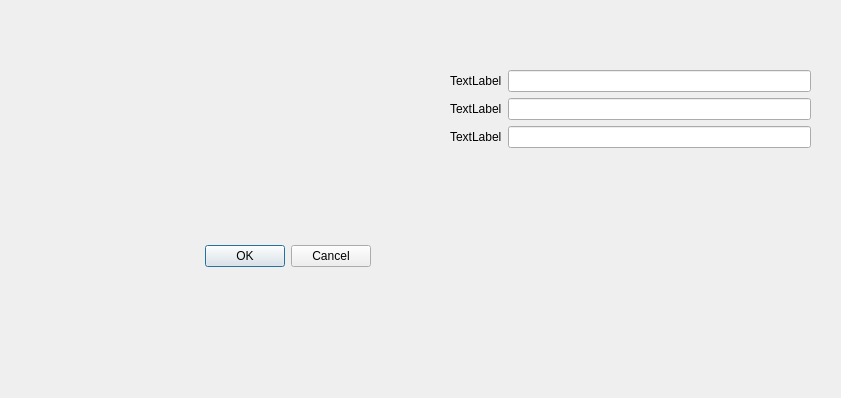
<?xml version="1.0" encoding="UTF-8"?>
<ui version="4.0">
 <class>Argontests</class>
 <widget class="QDialog" name="Argontests">
  <property name="geometry">
   <rect>
    <x>0</x>
    <y>0</y>
    <width>841</width>
    <height>398</height>
   </rect>
  </property>
  <property name="windowTitle">
   <string>Dialog</string>
  </property>
  <widget class="QDialogButtonBox" name="buttonBox">
   <property name="geometry">
    <rect>
     <x>30</x>
     <y>240</y>
     <width>341</width>
     <height>32</height>
    </rect>
   </property>
   <property name="orientation">
    <enum>Qt::Horizontal</enum>
   </property>
   <property name="standardButtons">
    <set>QDialogButtonBox::Cancel|QDialogButtonBox::Ok</set>
   </property>
  </widget>
  <widget class="QWidget" name="formLayoutWidget">
   <property name="geometry">
    <rect>
     <x>450</x>
     <y>70</y>
     <width>361</width>
     <height>231</height>
    </rect>
   </property>
   <layout class="QFormLayout" name="formLayout">
    <item row="2" column="0">
     <widget class="QLabel" name="label_2">
      <property name="text">
       <string>TextLabel</string>
      </property>
     </widget>
    </item>
    <item row="3" column="0">
     <widget class="QLabel" name="label">
      <property name="text">
       <string>TextLabel</string>
      </property>
     </widget>
    </item>
    <item row="4" column="0">
     <widget class="QLabel" name="label_3">
      <property name="text">
       <string>TextLabel</string>
      </property>
     </widget>
    </item>
    <item row="2" column="1">
     <widget class="QLineEdit" name="lineEdit"/>
    </item>
    <item row="3" column="1">
     <widget class="QLineEdit" name="lineEdit_3"/>
    </item>
    <item row="4" column="1">
     <widget class="QLineEdit" name="lineEdit_2"/>
    </item>
   </layout>
  </widget>
 </widget>
 <resources/>
 <connections>
  <connection>
   <sender>buttonBox</sender>
   <signal>accepted()</signal>
   <receiver>Argontests</receiver>
   <slot>accept()</slot>
   <hints>
    <hint type="sourcelabel">
     <x>248</x>
     <y>254</y>
    </hint>
    <hint type="destinationlabel">
     <x>157</x>
     <y>274</y>
    </hint>
   </hints>
  </connection>
  <connection>
   <sender>buttonBox</sender>
   <signal>rejected()</signal>
   <receiver>Argontests</receiver>
   <slot>reject()</slot>
   <hints>
    <hint type="sourcelabel">
     <x>316</x>
     <y>260</y>
    </hint>
    <hint type="destinationlabel">
     <x>286</x>
     <y>274</y>
    </hint>
   </hints>
  </connection>
 </connections>
</ui>
